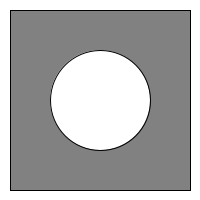
Frame 1 (no input)
Frame 60 (the mouse pressed at the canvas centre just before this capture): identical to frame 1, image omitted
Frame 120 (the mouse held since frame 60 and released just before this capture): identical to frame 1, image omitted

The Processing sketch that drew this single still picture (run headless with seeded random() and noise(); from frame 60 on, the mouse is pressed at the canvas centre):

// Processing sketch: Exercise_4___4_sketch_3
// ── Exercise_4___4_sketch_3.pde
// Sketch 3 of exercise 4 - 4

void setup() {
  size(200, 200);
  smooth();
}

void draw() {
  background(255);
  fill(129);
  rect(10, 10, 180, 180);
  fill(255);
  ellipse(100, 100, 100, 100);
}
